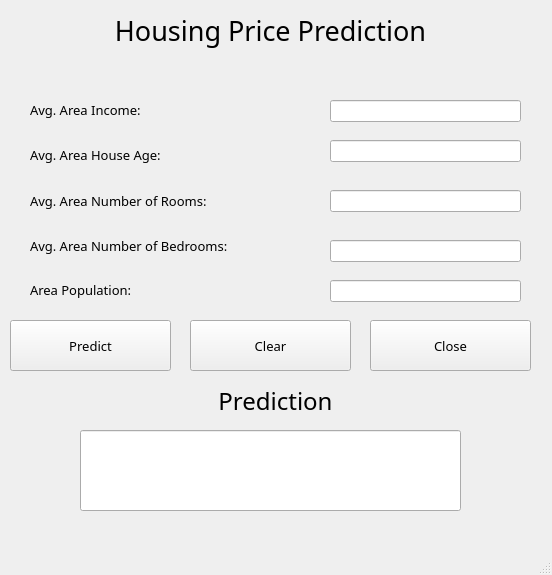
<?xml version="1.0" encoding="UTF-8"?>
<ui version="4.0">
 <class>MainWindow</class>
 <widget class="QMainWindow" name="MainWindow">
  <property name="geometry">
   <rect>
    <x>0</x>
    <y>0</y>
    <width>552</width>
    <height>575</height>
   </rect>
  </property>
  <property name="sizePolicy">
   <sizepolicy hsizetype="Fixed" vsizetype="Fixed">
    <horstretch>0</horstretch>
    <verstretch>0</verstretch>
   </sizepolicy>
  </property>
  <property name="font">
   <font>
    <family>Montserrat Medium</family>
   </font>
  </property>
  <property name="windowTitle">
   <string>MainWindow</string>
  </property>
  <widget class="QWidget" name="centralwidget">
   <widget class="QLabel" name="label">
    <property name="geometry">
     <rect>
      <x>50</x>
      <y>10</y>
      <width>441</width>
      <height>41</height>
     </rect>
    </property>
    <property name="font">
     <font>
      <family>Montserrat ExtraBold</family>
      <pointsize>20</pointsize>
     </font>
    </property>
    <property name="text">
     <string>Housing Price Prediction</string>
    </property>
    <property name="alignment">
     <set>Qt::AlignCenter</set>
    </property>
   </widget>
   <widget class="QLabel" name="label_3">
    <property name="geometry">
     <rect>
      <x>30</x>
      <y>140</y>
      <width>191</width>
      <height>30</height>
     </rect>
    </property>
    <property name="font">
     <font>
      <pointsize>10</pointsize>
     </font>
    </property>
    <property name="text">
     <string>Avg. Area House Age:</string>
    </property>
   </widget>
   <widget class="QLabel" name="label_2">
    <property name="enabled">
     <bool>true</bool>
    </property>
    <property name="geometry">
     <rect>
      <x>30</x>
      <y>90</y>
      <width>171</width>
      <height>40</height>
     </rect>
    </property>
    <property name="font">
     <font>
      <pointsize>10</pointsize>
     </font>
    </property>
    <property name="text">
     <string>Avg. Area Income:</string>
    </property>
   </widget>
   <widget class="QLabel" name="label_4">
    <property name="geometry">
     <rect>
      <x>30</x>
      <y>190</y>
      <width>261</width>
      <height>21</height>
     </rect>
    </property>
    <property name="font">
     <font>
      <pointsize>10</pointsize>
     </font>
    </property>
    <property name="text">
     <string>Avg. Area Number of Rooms:</string>
    </property>
   </widget>
   <widget class="QLabel" name="label_5">
    <property name="geometry">
     <rect>
      <x>30</x>
      <y>230</y>
      <width>301</width>
      <height>31</height>
     </rect>
    </property>
    <property name="font">
     <font>
      <pointsize>10</pointsize>
     </font>
    </property>
    <property name="text">
     <string>Avg. Area Number of Bedrooms:</string>
    </property>
   </widget>
   <widget class="QLabel" name="label_6">
    <property name="geometry">
     <rect>
      <x>30</x>
      <y>280</y>
      <width>151</width>
      <height>20</height>
     </rect>
    </property>
    <property name="font">
     <font>
      <pointsize>10</pointsize>
     </font>
    </property>
    <property name="text">
     <string>Area Population:</string>
    </property>
   </widget>
   <widget class="QLineEdit" name="lineEditAvgAreaIncome">
    <property name="geometry">
     <rect>
      <x>330</x>
      <y>100</y>
      <width>191</width>
      <height>22</height>
     </rect>
    </property>
   </widget>
   <widget class="QLineEdit" name="lineEditAvgAreaHouseAge">
    <property name="geometry">
     <rect>
      <x>330</x>
      <y>140</y>
      <width>191</width>
      <height>22</height>
     </rect>
    </property>
   </widget>
   <widget class="QLineEdit" name="lineEditAvgAreaNumberofRooms">
    <property name="geometry">
     <rect>
      <x>330</x>
      <y>190</y>
      <width>191</width>
      <height>22</height>
     </rect>
    </property>
   </widget>
   <widget class="QLineEdit" name="lineEditAvgAreaNumberofBedrooms">
    <property name="geometry">
     <rect>
      <x>330</x>
      <y>240</y>
      <width>191</width>
      <height>22</height>
     </rect>
    </property>
   </widget>
   <widget class="QLineEdit" name="lineEditAreaPopulation">
    <property name="geometry">
     <rect>
      <x>330</x>
      <y>280</y>
      <width>191</width>
      <height>22</height>
     </rect>
    </property>
   </widget>
   <widget class="QLineEdit" name="lineEditPredictedHousePrice">
    <property name="geometry">
     <rect>
      <x>80</x>
      <y>430</y>
      <width>381</width>
      <height>81</height>
     </rect>
    </property>
   </widget>
   <widget class="QLabel" name="label_7">
    <property name="geometry">
     <rect>
      <x>190</x>
      <y>360</y>
      <width>171</width>
      <height>81</height>
     </rect>
    </property>
    <property name="font">
     <font>
      <family>Montserrat SemiBold</family>
      <pointsize>18</pointsize>
     </font>
    </property>
    <property name="text">
     <string>Prediction</string>
    </property>
    <property name="alignment">
     <set>Qt::AlignCenter</set>
    </property>
   </widget>
   <widget class="QPushButton" name="pushButtonPredict">
    <property name="geometry">
     <rect>
      <x>10</x>
      <y>320</y>
      <width>161</width>
      <height>51</height>
     </rect>
    </property>
    <property name="font">
     <font>
      <family>Montserrat SemiBold</family>
      <pointsize>10</pointsize>
     </font>
    </property>
    <property name="text">
     <string>Predict</string>
    </property>
   </widget>
   <widget class="QPushButton" name="pushButtonClear">
    <property name="geometry">
     <rect>
      <x>190</x>
      <y>320</y>
      <width>161</width>
      <height>51</height>
     </rect>
    </property>
    <property name="font">
     <font>
      <family>Montserrat SemiBold</family>
      <pointsize>10</pointsize>
     </font>
    </property>
    <property name="text">
     <string>Clear</string>
    </property>
   </widget>
   <widget class="QPushButton" name="pushButtonClose">
    <property name="geometry">
     <rect>
      <x>370</x>
      <y>320</y>
      <width>161</width>
      <height>51</height>
     </rect>
    </property>
    <property name="font">
     <font>
      <family>Montserrat SemiBold</family>
      <pointsize>10</pointsize>
     </font>
    </property>
    <property name="text">
     <string>Close</string>
    </property>
   </widget>
  </widget>
  <widget class="QMenuBar" name="menubar">
   <property name="geometry">
    <rect>
     <x>0</x>
     <y>0</y>
     <width>552</width>
     <height>27</height>
    </rect>
   </property>
  </widget>
  <widget class="QStatusBar" name="statusbar"/>
 </widget>
 <resources/>
 <connections/>
</ui>
